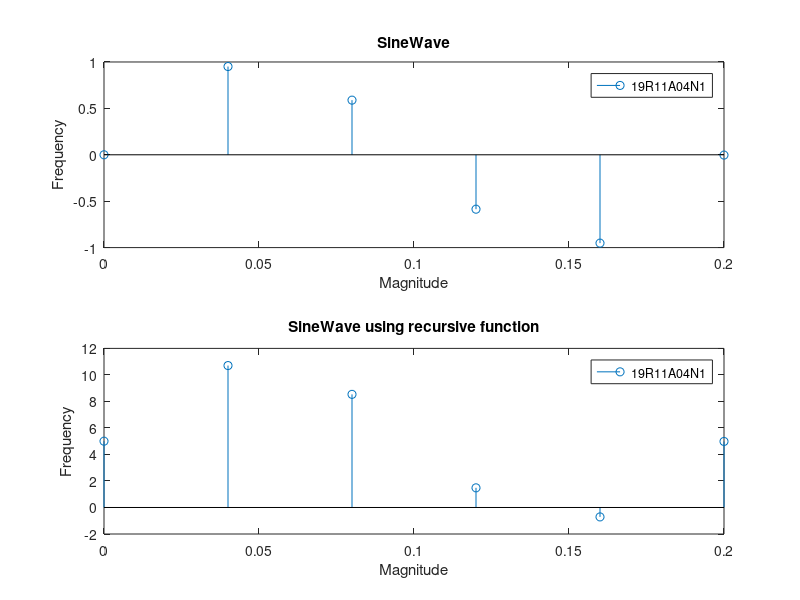

The MATLAB source for this figure:
% SineWave using recursive function

% SineWave using recursive function

clc;
clear all;
close all;
I=input('Enter a prev value');
f=input('Enter frequency');
T=1/f;
n=0:T/f:T;
x=sin(2*3.14*f*n);
for i=1: length(n)
    y=x+I;
    I=y;
end
subplot(2,1,1);
stem(n,x);
xlabel('Magnitude')
ylabel('Frequency')
legend('19R11A04N1')
title('SineWave')

subplot(2,1,2);
stem(n,y);
xlabel('Magnitude')
ylabel('Frequency')
legend('19R11A04N1')
title('SineWave using recursive function')
